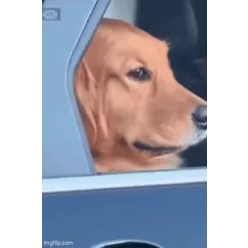
#> input picture stiker_perro-ezgif.com-optiwebp.webp, 248 x 248 px, found by its file name
$ python resize_sticker.py
#> lines starting #> are read from the running program, lines starting #| are printed output that depends on the picture
import os
from PIL import Image, ImageSequence

def resize_animated_webp(input_path, output_path, size=(512, 512)):
#> called with input_path = 'stiker_perro-ezgif.com-optiwebp.webp', output_path = 'stiker_perro_512.webp', size = (512, 512)
    print(f"Opening {input_path}...")
    im = Image.open(input_path)
#> im is the input picture: PIL image 248x248 RGBA; mean R, G, B, A 86.4, 87.2, 98, 169.7

    frames = []
    durations = []

    # Iterate through all frames
    for i, frame in enumerate(ImageSequence.Iterator(im)):
        # Make sure we copy the frame so it isn't overwritten/garbage collected
        frame_copy = frame.copy().convert("RGBA")
        resized = frame_copy.resize(size, Image.Resampling.LANCZOS)
        frames.append(resized)

        # Get duration for each frame
        duration = im.info.get('duration', 100) # default to 100ms if not specified
        durations.append(duration)
#> this loop made 30 passes
#> duration on passes 1 to 12: 100, 196, 196, 196, 196, 196, 196, 196, 196, 196, 196, 196
#> pass 2, in resize_animated_webp, `frame_copy = frame.copy().convert("RGBA")`:
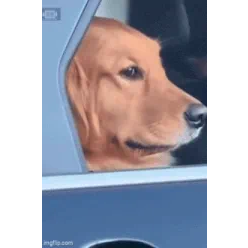
#> frame_copy: PIL image 248x248 RGBA; mean R, G, B, A 84.4, 84.6, 95.2, 169.7; transparent parts drawn white
#> pass 3, in resize_animated_webp, `frame_copy = frame.copy().convert("RGBA")`:
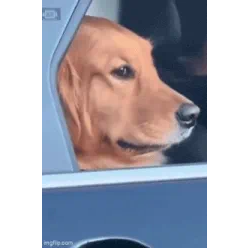
#> frame_copy: PIL image 248x248 RGBA; mean R, G, B, A 81.9, 81.8, 92.2, 169.7; transparent parts drawn white
#> after the loop, durations = 30 values from 100 to 196; frames = 30 items

    print(f"Total frames: {len(frames)}")
#| Total frames: 30

    # Save the frames back as an animated webp
    frames[0].save(
        output_path,
        save_all=True,
        append_images=frames[1:],
        loop=0,
        duration=durations,
        disposal=2,
        optimize=True
    )

    # Check size
    out_size = os.path.getsize(output_path)
    print(f"Saved {output_path} (Size: {out_size / 1024:.2f} KB)")

    # Verify dimensions
    verification = Image.open(output_path)
    print(f"Verified dimensions: {verification.size}, Animated: {getattr(verification, 'is_animated', False)}")
#| Verified dimensions: (512, 512), Animated: True

if __name__ == "__main__":
    resize_animated_webp(
        "stiker_perro-ezgif.com-optiwebp.webp",
        "stiker_perro_512.webp"
    )
